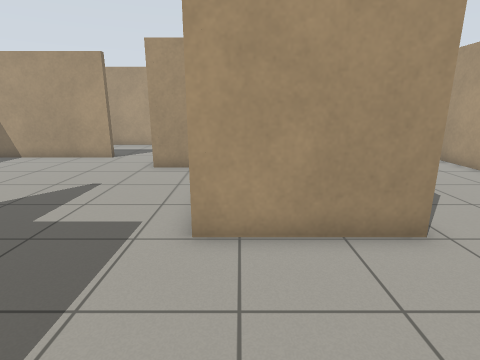
View 1 (above)

24 first-person views from a walk through a robot-simulator world made for Gazebo. The camera is 1.2 m above the floor, tilts 14° down and sees 80° across. The floor is counted in squares, 0.5 m on a side. Each view is taken from the middle of a square. On the plan, view 1 faces up. The plan holds only what a view shows up to about 18 squares ahead; the rest is blank. The place goes on beyond the plan.

View 2
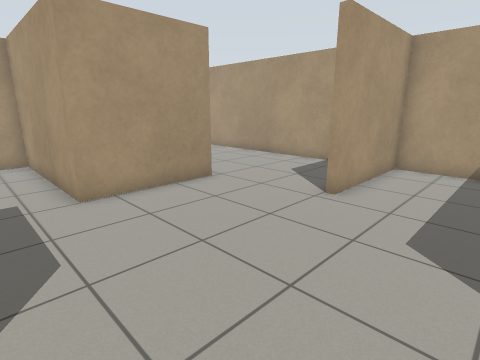

View 3
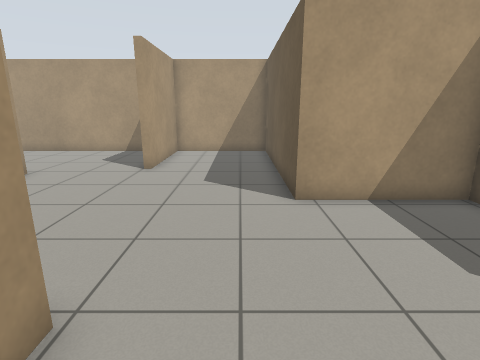

View 4
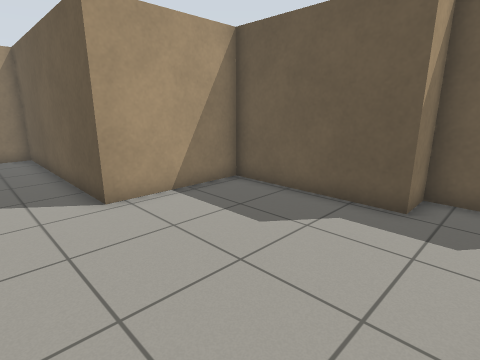

View 5
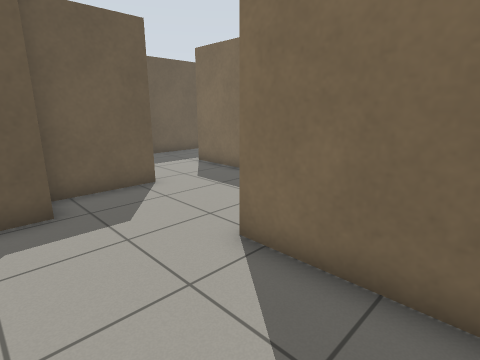

View 6
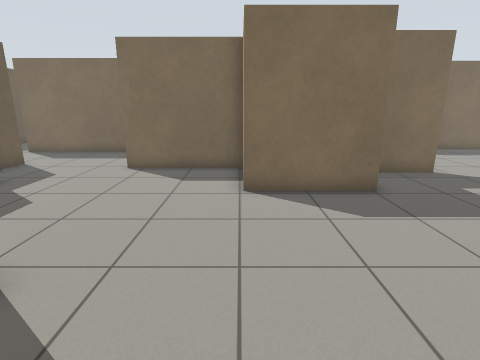

View 7
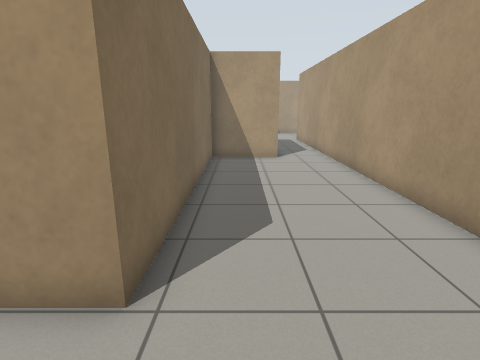

View 8
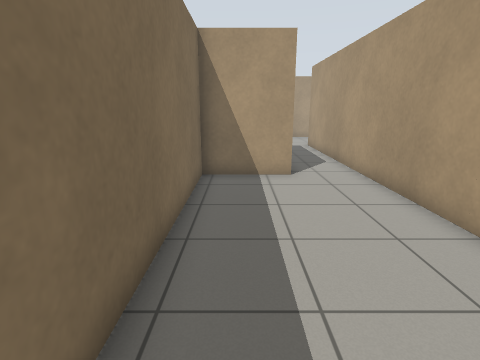

View 9
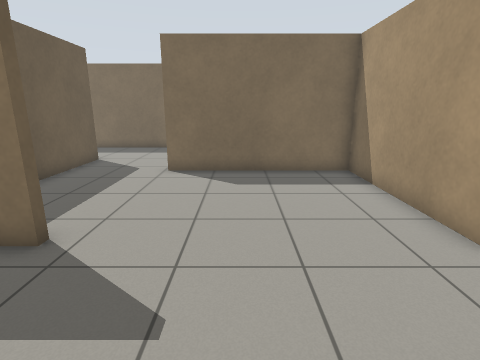

View 10
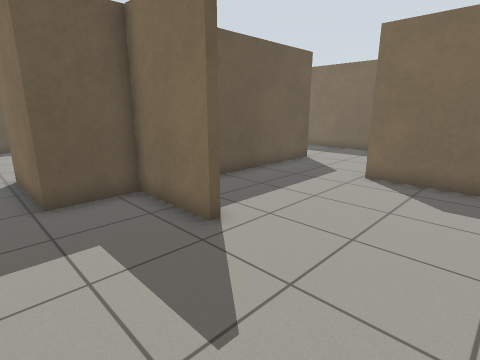

View 11
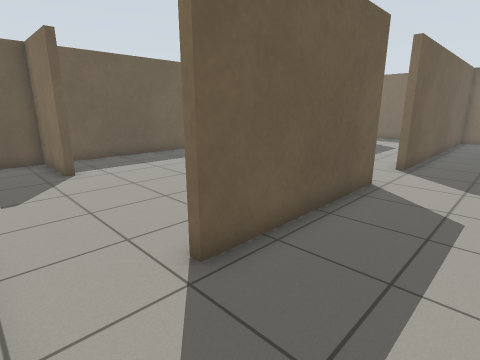

View 12
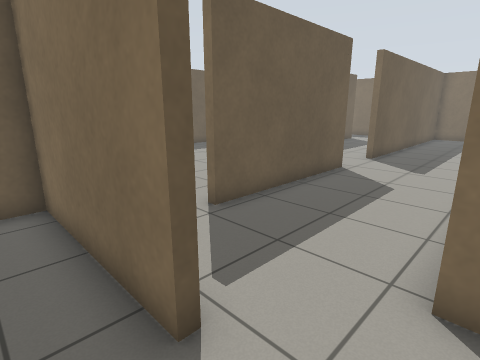

View 13
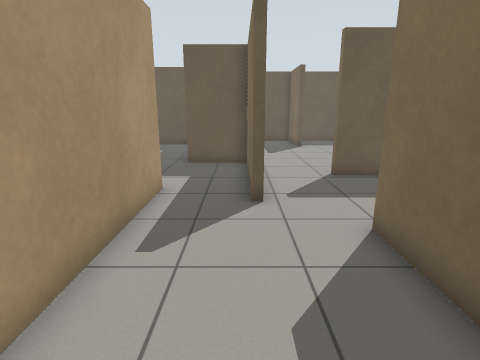

View 14
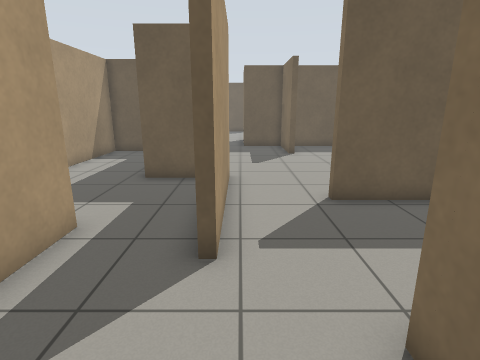

View 15
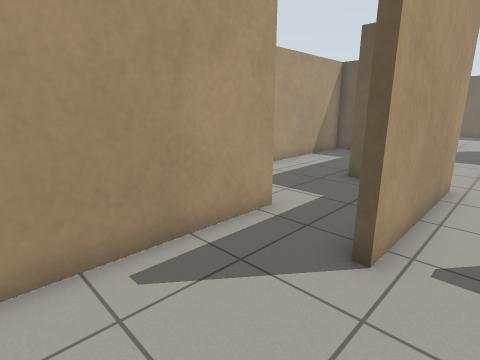

View 16
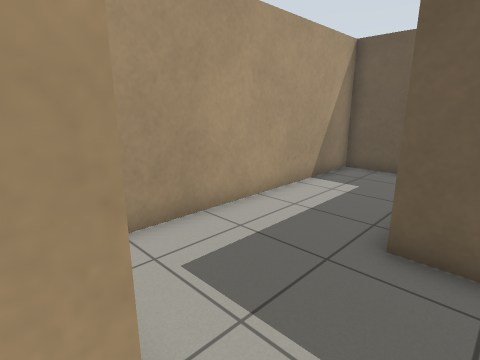

View 17
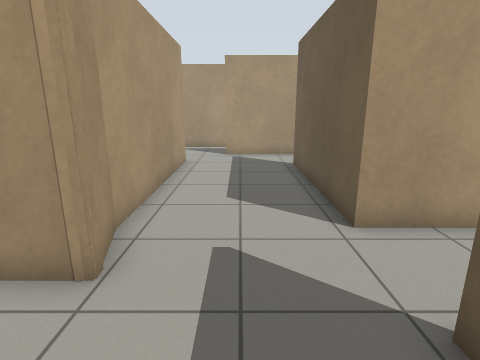

View 18
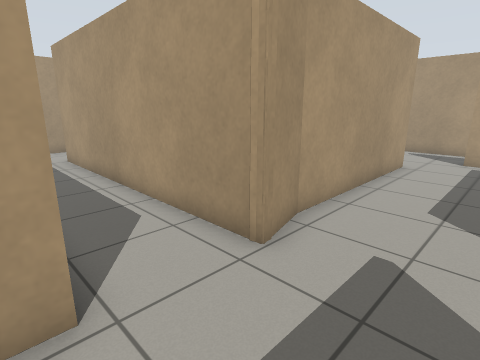

View 19
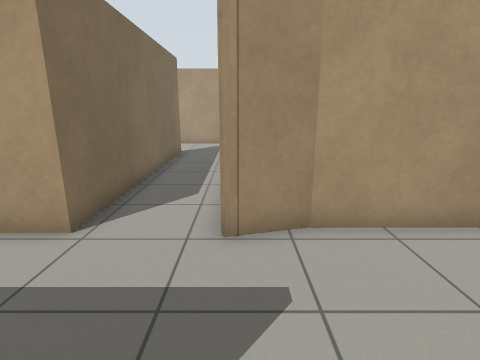

View 20
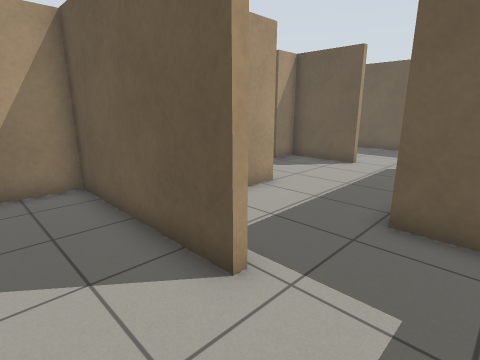

View 21
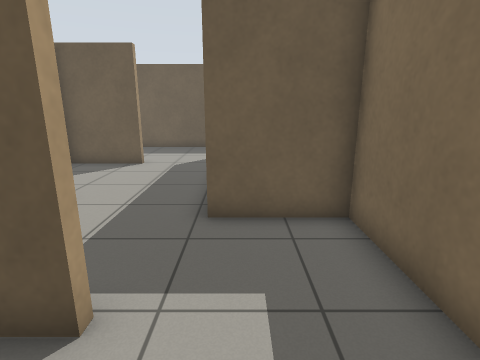

View 22
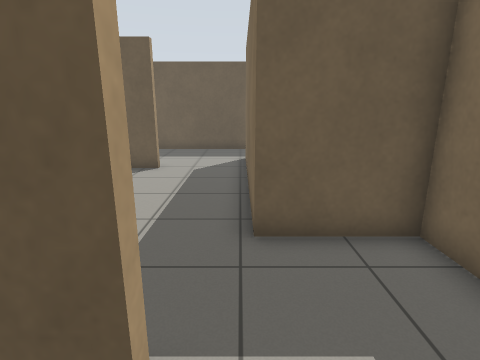

View 23
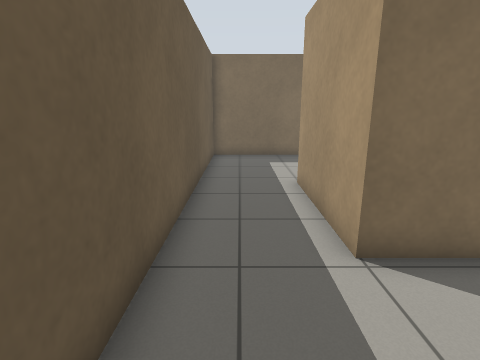

View 24
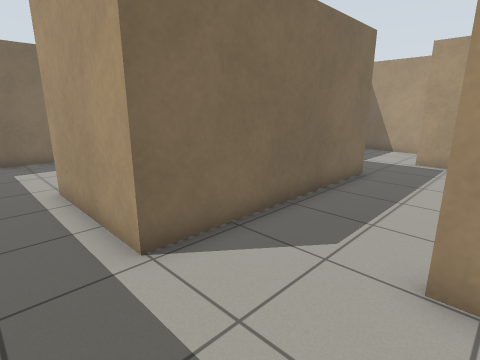

### Floor plan
Points are (right, up) in squares from view 1. A wall is a line through its corners. A room is listed if a view was taken in it or the views show most of it. See-through windows are left out.
Room 1 (views 1, 2, 5, 6)
walls: (0.4, -4.5) (9.6, -4.5) (9.6, 0.6) (4.5, 0.6); (3.6, 5.1) (-0.9, 5.1) (-0.9, 6.6); (-6.7, 6.4) (-6.7, 3.1) (-4.3, 3.1) (-4.3, -0.9)
ways out: opening at (-2.5, -3.2) to room 2; opening at (4.3, 3) to room 3; opening at (-4, 5.5) to room 4
Room 2 (views 3, 4)
walls: (-4.3, -0.9) (-6.6, -0.9); (-7.7, -0.9) (-7.7, -5.8); (-8.6, -10.6) (-5.3, -10.6) (-5.3, -9.2) (0.4, -9.2) (0.4, -4.5)
ways out: opening at (-2.5, -3.2) to room 1; opening at (-8, -8) to room 11
Room 3 (views 7, 8)
walls: (7, 16.4) (3.6, 16.4) (3.6, 5.1); (9.6, 2.6) (9.6, 24.9)
ways out: opening at (4.3, 3) to room 1
Room 4 (views 9, 10)
walls: (-7.1, 6.4) (-6.7, 6.4); (-6.5, 14.3) (-13.2, 14.3) (-13.2, 7.1); (-0.9, 6.6) (-0.9, 11.8) (-3.6, 11.8) (-3.6, 13.6); (-13.4, 3.1) (-7.7, 3.1)
ways out: opening at (-4, 5.5) to room 1; opening at (-5.5, 14.5) to room 6; opening at (-13, 5.5)
Room 5 (views 11, 12, 13, 14, 15, 16)
walls: (-5.7, 22.3) (-5.7, 19.5); (-3.6, 17.8) (-3.3, 17.8) (-3.3, 12.1) (-1.4, 12.1); (-0.6, 16.4) (-0.6, 22.6)
ways out: opening at (-5, 18.7) to room 6; opening at (-1, 14) to room 9
Room 6 (views 17, 18, 19)
walls: (-13.5, 19.6) (-15.3, 19.1) (-15.4, 19.4); (-15.4, 19.1) (-15.4, 25.5); (-13.5, 13.4) (-13.5, 14.6) (-6.5, 14.6) (-6.5, 14.3); (-19.5, 14.6) (-16.5, 14.6) (-16.5, 14.4); (-5.7, 19.5) (-13.6, 19.5); (-18.3, 25.5) (-18.3, 19.3) (-19.5, 19.3); (-3.6, 13.6) (-3.6, 17.8)
ways out: opening at (-5.5, 14.5) to room 4; opening at (-5, 18.7) to room 5; opening at (-15, 14.5)
Room 7 (views 20, 21, 22)
walls: (-11.3, -0.9) (-11.3, -0.6) (-4.6, -0.6) (-4.6, 1.4); (-12, 2.8) (-15, 2.8); (-15.5, -0.5) (-15.5, -1.5)
ways out: opening at (-13, -1) to room 10
Room 8 (views 23, 24)
walls: (-12.3, -10.6) (-12.3, -13.1) (-17.4, -13.1); (-8, -10.9) (-8.6, -10.9); (-19.5, -16.4) (-6.3, -16.4)
ways out: opening at (-10, -11) to room 11
Room 9 (no view inside)
walls: (-1.4, 12.1) (-0.5, 12.1); (1.1, 5.4) (3.3, 5.4) (3.3, 14.9)
ways out: opening at (-1, 14) to room 5
Room 10 (no view inside)
walls: (-10, -0.9) (-11.3, -0.9); (-8, -5.8) (-8, -4.4); (-15.5, -1.5) (-15.5, -4.1) (-12.3, -4.1) (-12.3, -5.6)
ways out: opening at (-13, -1) to room 7; opening at (-10, -4.5) to room 11
Room 11 (no view inside)
walls: (-12.3, -5.6) (-12.3, -10.6)
ways out: opening at (-8, -8) to room 2; opening at (-10, -11) to room 8; opening at (-10, -4.5) to room 10

Positions as (right, up) in squares from view 1, and headings:
1: (0, 0), facing up
2: (-3, -3), facing up-right
3: (-7, -3), facing right
4: (-7, -2), facing down-right
5: (-4, -2), facing down-left
6: (4, -1), facing left
7: (5, 2), facing up
8: (5, 6), facing up
9: (-2, 10), facing left
10: (-3, 11), facing down-left
11: (-4, 18), facing down-left
12: (-2, 20), facing down-left
13: (-3, 25), facing down
14: (-4, 22), facing down
15: (-5, 22), facing down-right
16: (-2, 17), facing down-right
17: (-19, 17), facing right
18: (-19, 16), facing up-right
19: (-15, 14), facing up
20: (-14, 2), facing down-right
21: (-13, 2), facing down
22: (-12, 1), facing down
23: (-8, -15), facing left
24: (-8, -15), facing up-left
